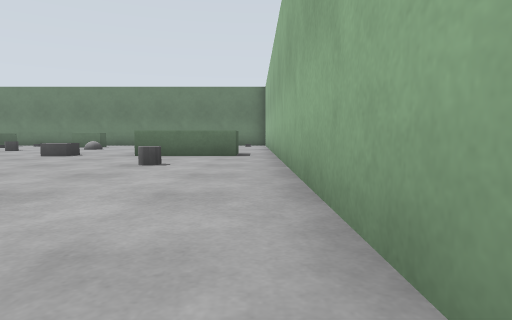
[1] (above)

24 first-person views from a walk through a Gazebo world. The camera is 0.38 m above the floor, tilts 4° down and sees 75° across. The floor is counted in squares, 1 m on a side. Each view is taken from the middle of a square. On the plan, view 1 faces up. The plan holds only what a view shows up to about 9 squares ahead; the rest is blank.

[2]
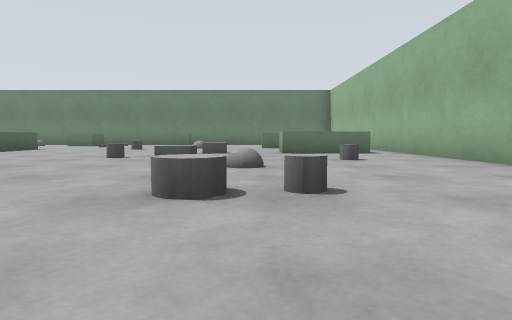

[3]
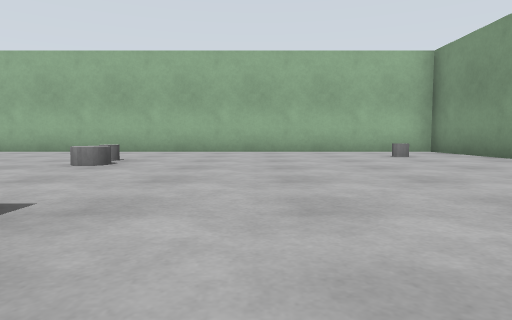

[4]
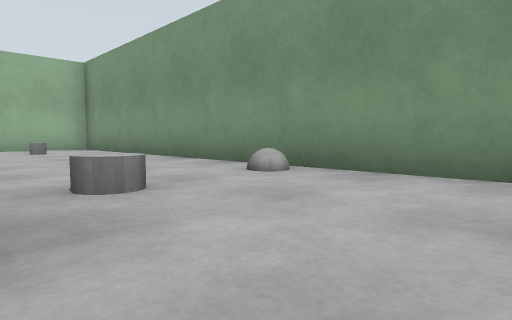

[5]
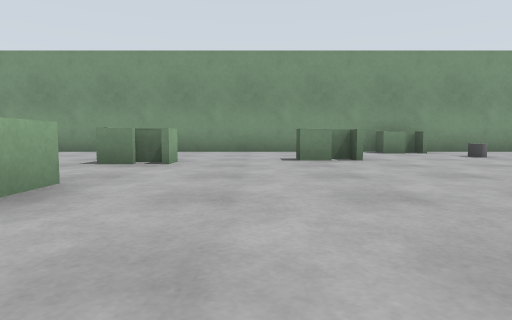

[6]
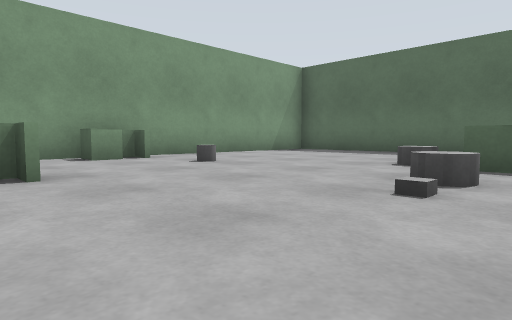

[7]
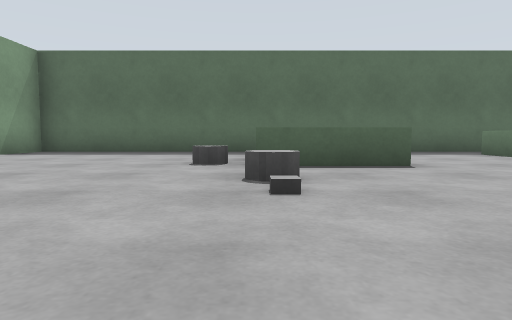

[8]
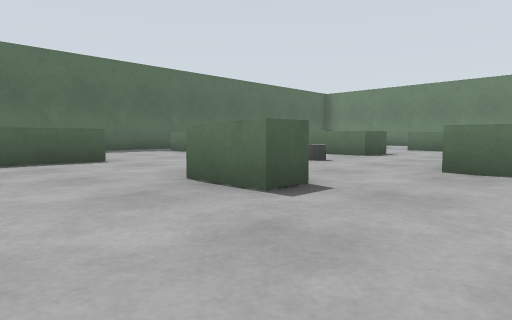

[9]
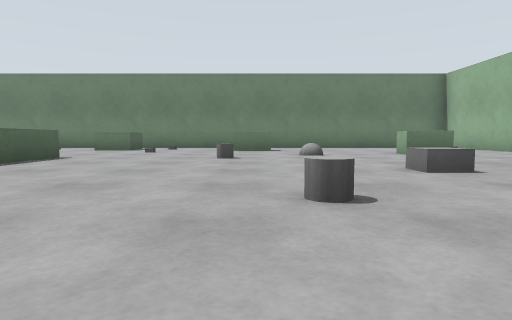

[10]
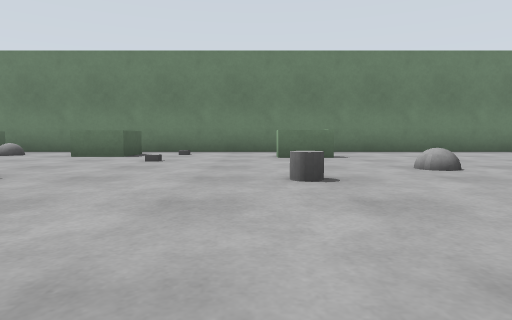

[11]
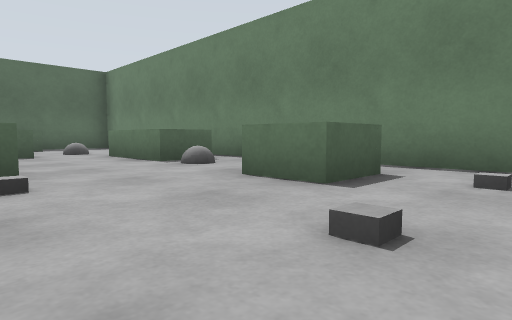

[12]
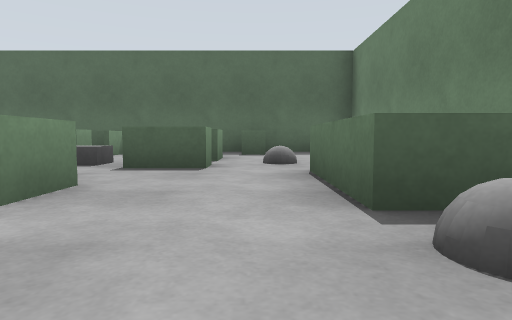

[13]
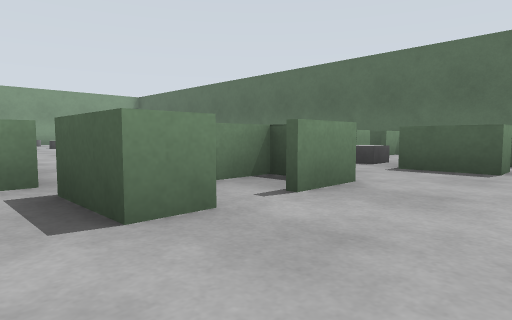

[14]
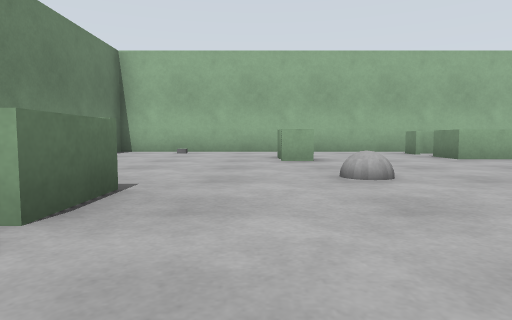

[15]
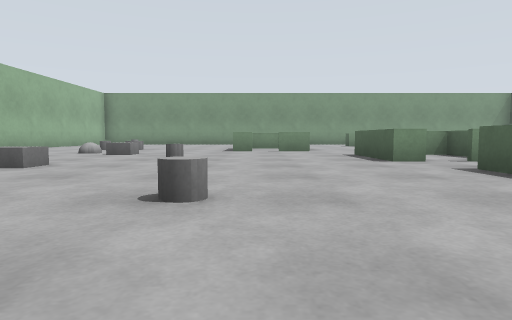

[16]
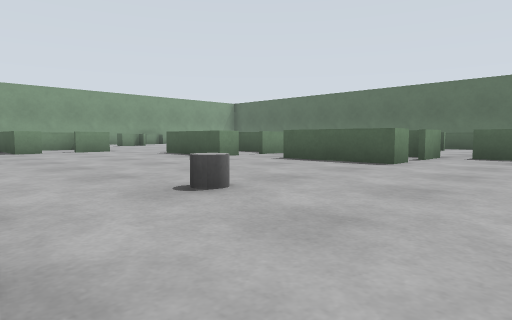

[17]
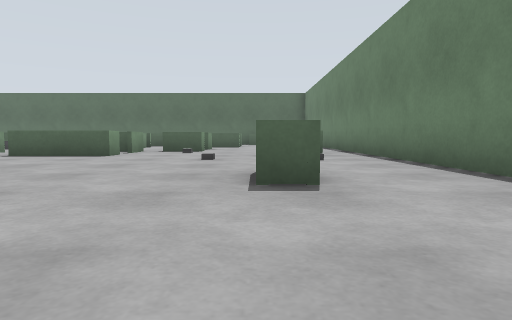

[18]
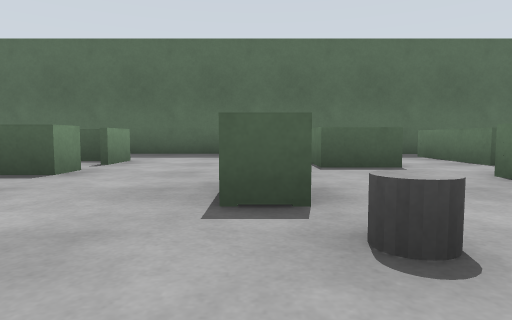

[19]
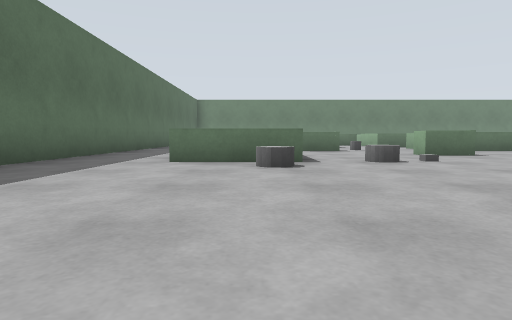

[20]
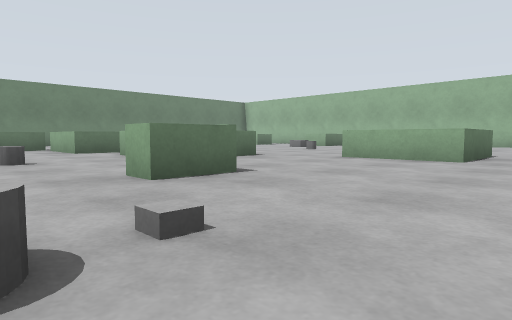

[21]
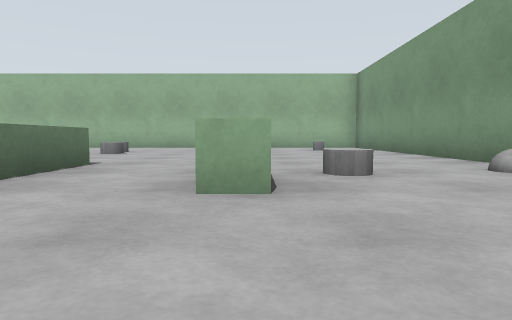

[22]
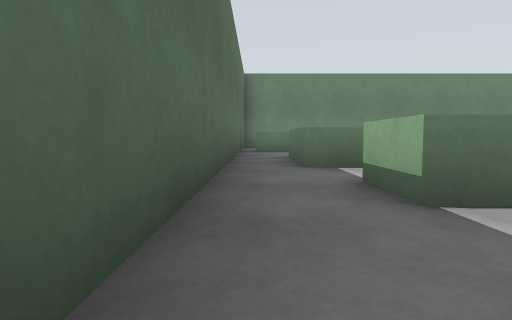

[23]
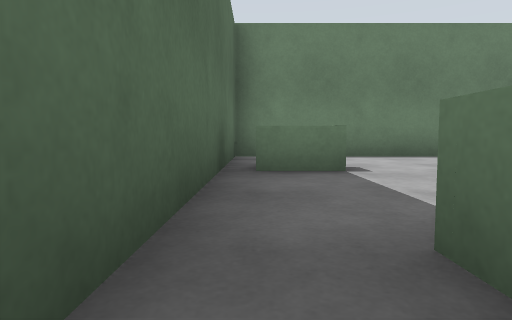

[24]
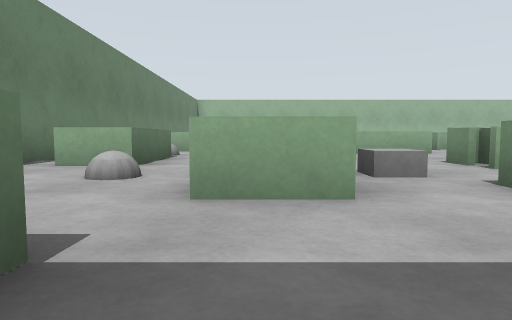

### Floor plan
Ten units are one square. View 1 is at (0, 0); x grows to the right and y downward. Boxes are objects, and circles mark ways between rooms. Rooms are numbered by the first view taken in them; rooms with no view inside come last. Other rooms are left out.
<svg viewBox="-199 -149 209 209">
<path fill="none" stroke="#000" d="M-70 -23 -64 -23 -64 -3 -84 -3 -84 -23 -75 -23M-96 -59 -91 -59 -91 -39 -111 -39M-116 -23 -116 -17 -126 -17 -126 -23M-84 16 -77 16M-86 20 -81 20M-88 21 -88 15M-116 -71 -116 -91 -107 -91M-138 -44 -138 -39 -149 -39M-112 23 -108 23 -108 27M-116 22 -116 27M-101 -91 -96 -91 -96 -70M-132 -74 -132 -63 -146 -63M-159 -20 -153 -20 -153 0 -174 0M-10 -76 -4 -76M-4 -66 -24 -66 -24 -76 -15 -76M-161 -59 -161 -48 -181 -48 -181 -59M-121 -106 -116 -106 -116 -96M-135 46 -129 46 -129 51M-136 -106 -127 -106M-174 -20 -165 -20M-138 45 -138 50M-17 -101 -28 -101 -28 -106M-56 -126 -56 -120 -66 -120 -66 -124M-105 -126 -105 -133M-96 -134 -96 -123 -105 -123M-184 -71 -184 -91M-127 -136 -127 -126M-194 -96 -194 54 4 54 4 -144 -145 -144M-184 -91 -175 -91M-170 -104 -170 -114M-170 -91 -164 -91M-180 -117 -190 -117M-194 -136 -194 -96M-155 -114 -150 -114 -150 -104M-170 -114 -162 -114M-127 -126 -147 -126 -147 -136M-145 -144 -190 -144"/>
<rect x="-165" y="5" width="10" height="10" fill="#bbb"><title>grey cylinder</title></rect>
<rect x="-145" y="25" width="10" height="10" fill="#bbb"><title>grey cylinder</title></rect>
<rect x="-145" y="-5" width="10" height="10" fill="#bbb"><title>grey cylinder</title></rect>
<rect x="-135" y="-5" width="10" height="10" fill="#bbb"><title>grey box</title></rect>
<rect x="-135" y="-55" width="10" height="10" fill="#bbb"><title>grey cylinder</title></rect>
<rect x="-125" y="-135" width="10" height="10" fill="#bbb"><title>grey ball</title></rect>
<rect x="-115" y="-105" width="10" height="10" fill="#bbb"><title>grey box</title></rect>
<rect x="-95" y="-115" width="10" height="10" fill="#bbb"><title>grey box</title></rect>
<rect x="-85" y="25" width="10" height="10" fill="#bbb"><title>grey cylinder</title></rect>
<rect x="-85" y="-135" width="10" height="10" fill="#bbb"><title>grey box</title></rect>
<rect x="-75" y="45" width="10" height="10" fill="#bbb"><title>grey ball</title></rect>
<rect x="-65" y="-95" width="10" height="10" fill="#bbb"><title>grey cylinder</title></rect>
<rect x="-55" y="-55" width="10" height="10" fill="#bbb"><title>grey cylinder</title></rect>
<rect x="-55" y="-105" width="10" height="10" fill="#bbb"><title>grey ball</title></rect>
<rect x="-45" y="-45" width="10" height="10" fill="#bbb"><title>grey box</title></rect>
<rect x="-45" y="-75" width="10" height="10" fill="#bbb"><title>grey box</title></rect>
<rect x="-35" y="-15" width="10" height="10" fill="#bbb"><title>grey cylinder</title></rect>
<rect x="-35" y="-35" width="10" height="10" fill="#bbb"><title>grey ball</title></rect>
<rect x="-25" y="35" width="10" height="10" fill="#bbb"><title>grey cylinder</title></rect>
<rect x="-15" y="-55" width="10" height="10" fill="#bbb"><title>grey cylinder</title></rect>
<rect x="-5" y="-135" width="10" height="10" fill="#bbb"><title>other object</title></rect>
<rect x="-165" y="-105" width="10" height="10" fill="#bbb"><title>grey box</title></rect>
<rect x="-165" y="-125" width="10" height="10" fill="#bbb"><title>grey ball</title></rect>
<circle cx="-190" cy="-90" r="3" fill="#2a7"/>
<circle cx="-130" cy="-120" r="3" fill="#2a7"/>
<text x="-80" y="-30">1</text>
<text x="-180" y="-100">2</text>
<text x="-150" y="-120">3</text>
</svg>
Room 1 opens to room 2. Room 1 opens to room 3.

Where each view was taken, in squares from view 1:
view 1: 0 up, 0 right, facing up
view 2: 1 down, 3 left, facing up
view 3: 1 down, 8 left, facing right
view 4: 2 down, 10 left, facing down-right
view 5: 3 up, 10 left, facing down
view 6: 1 up, 11 left, facing down-left
view 7: 0 up, 11 left, facing left
view 8: 0 up, 10 left, facing up-left
view 9: 3 up, 6 left, facing up
view 10: 6 up, 7 left, facing up
view 11: 10 up, 8 left, facing up-left
view 12: 12 up, 11 left, facing left
view 13: 12 up, 11 left, facing down-left
view 14: 11 up, 8 left, facing right
view 15: 11 up, 7 left, facing down
view 16: 11 up, 5 left, facing down-left
view 17: 12 up, 3 left, facing left
view 18: 4 up, 12 left, facing left
view 19: 5 down, 16 left, facing up
view 20: 1 down, 14 left, facing up-right
view 21: 2 down, 11 left, facing right
view 22: 3 up, 19 left, facing up
view 23: 8 up, 19 left, facing up
view 24: 11 up, 19 left, facing right
